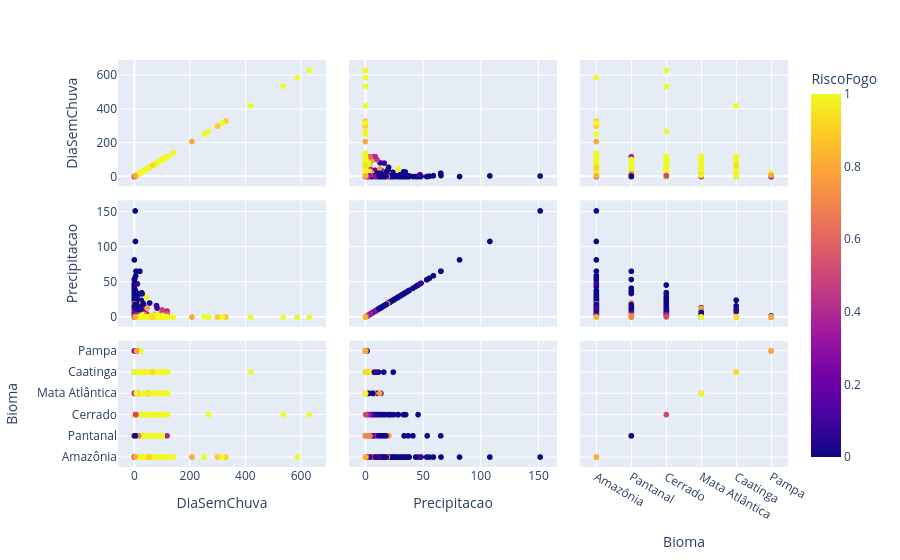

Notebook cell for this chart:
### Code cell
amostra = df.shuffle(seed=42).select(range(10000))
df_amostra = amostra.to_pandas()
grafico = px.scatter_matrix(df_amostra, dimensions=['DiaSemChuva', 'Precipitacao', 'Bioma'], color='RiscoFogo')
grafico.show()

### Figure 1 — Plotly figure (JSON) as saved in the notebook; plotly's stock layout.template omitted (floating-point values rounded to 4 significant figures; data arrays with more than 128 entries replaced by an {"elided": "..."} marker saying what was removed)
{"data": [{"dimensions": [{"axis": {"matches": true}, "label": "DiaSemChuva", "values": {"elided": "10000 float values"}}, {"axis": {"matches": true}, "label": "Precipitacao", "values": {"elided": "10000 float values"}}, {"axis": {"matches": true}, "label": "Bioma", "values": {"elided": "10000 str values"}}], "hovertemplate": "%{xaxis.title.text}=%{x}<br>%{yaxis.title.text}=%{y}<br>RiscoFogo=%{marker.color}<extra></extra>", "legendgroup": "", "marker": {"color": {"elided": "10000 float values"}, "coloraxis": "coloraxis", "symbol": "circle"}, "name": "", "showlegend": false, "type": "splom"}], "layout": {"coloraxis": {"colorbar": {"title": {"text": "RiscoFogo"}}, "colorscale": [[0, "#0d0887"], [0.1111, "#46039f"], [0.2222, "#7201a8"], [0.3333, "#9c179e"], [0.4444, "#bd3786"], [0.5556, "#d8576b"], [0.6667, "#ed7953"], [0.7778, "#fb9f3a"], [0.8889, "#fdca26"], [1, "#f0f921"]]}, "dragmode": "select", "legend": {"tracegroupgap": 0}, "margin": {"t": 60}}}
